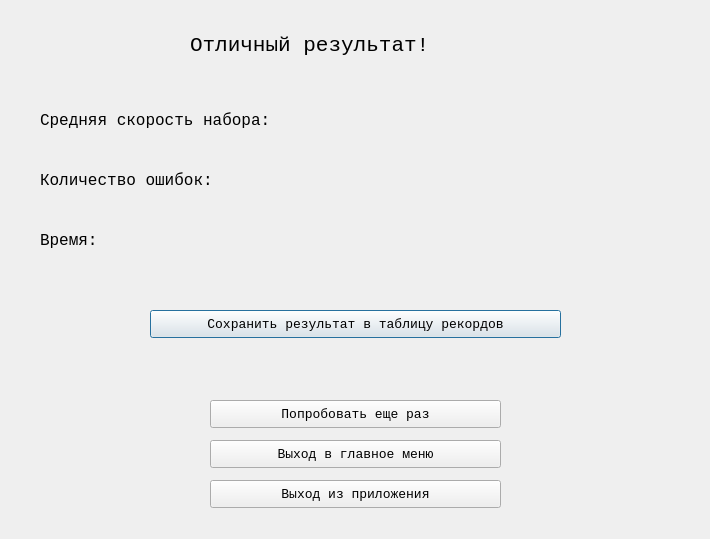
<?xml version="1.0" encoding="UTF-8"?>
<ui version="4.0">
 <class>Dialog</class>
 <widget class="QDialog" name="Dialog">
  <property name="geometry">
   <rect>
    <x>0</x>
    <y>0</y>
    <width>710</width>
    <height>539</height>
   </rect>
  </property>
  <property name="windowTitle">
   <string>Dialog</string>
  </property>
  <widget class="QPushButton" name="pushButton">
   <property name="geometry">
    <rect>
     <x>150</x>
     <y>310</y>
     <width>411</width>
     <height>28</height>
    </rect>
   </property>
   <property name="font">
    <font>
     <family>Courier New</family>
     <pointsize>10</pointsize>
    </font>
   </property>
   <property name="text">
    <string>Сохранить результат в таблицу рекордов</string>
   </property>
  </widget>
  <widget class="QPushButton" name="pushButton_2">
   <property name="geometry">
    <rect>
     <x>210</x>
     <y>400</y>
     <width>291</width>
     <height>28</height>
    </rect>
   </property>
   <property name="font">
    <font>
     <family>Courier New</family>
     <pointsize>10</pointsize>
    </font>
   </property>
   <property name="text">
    <string>Попробовать еще раз</string>
   </property>
  </widget>
  <widget class="QPushButton" name="pushButton_3">
   <property name="geometry">
    <rect>
     <x>210</x>
     <y>440</y>
     <width>291</width>
     <height>28</height>
    </rect>
   </property>
   <property name="font">
    <font>
     <family>Courier New</family>
     <pointsize>10</pointsize>
    </font>
   </property>
   <property name="text">
    <string>Выход в главное меню</string>
   </property>
  </widget>
  <widget class="QPushButton" name="pushButton_4">
   <property name="geometry">
    <rect>
     <x>210</x>
     <y>480</y>
     <width>291</width>
     <height>28</height>
    </rect>
   </property>
   <property name="font">
    <font>
     <family>Courier New</family>
     <pointsize>10</pointsize>
    </font>
   </property>
   <property name="text">
    <string>Выход из приложения</string>
   </property>
  </widget>
  <widget class="QLabel" name="label">
   <property name="geometry">
    <rect>
     <x>190</x>
     <y>10</y>
     <width>311</width>
     <height>71</height>
    </rect>
   </property>
   <property name="font">
    <font>
     <family>Courier New</family>
     <pointsize>16</pointsize>
    </font>
   </property>
   <property name="text">
    <string>Отличный результат!</string>
   </property>
  </widget>
  <widget class="QLabel" name="label_2">
   <property name="geometry">
    <rect>
     <x>40</x>
     <y>100</y>
     <width>311</width>
     <height>41</height>
    </rect>
   </property>
   <property name="font">
    <font>
     <family>Courier New</family>
     <pointsize>12</pointsize>
    </font>
   </property>
   <property name="text">
    <string>Средняя скорость набора:</string>
   </property>
  </widget>
  <widget class="QLabel" name="label_3">
   <property name="geometry">
    <rect>
     <x>40</x>
     <y>160</y>
     <width>311</width>
     <height>41</height>
    </rect>
   </property>
   <property name="font">
    <font>
     <family>Courier New</family>
     <pointsize>12</pointsize>
    </font>
   </property>
   <property name="text">
    <string>Количество ошибок:</string>
   </property>
  </widget>
  <widget class="QLabel" name="label_4">
   <property name="geometry">
    <rect>
     <x>40</x>
     <y>220</y>
     <width>311</width>
     <height>41</height>
    </rect>
   </property>
   <property name="font">
    <font>
     <family>Courier New</family>
     <pointsize>12</pointsize>
    </font>
   </property>
   <property name="text">
    <string>Время:</string>
   </property>
  </widget>
 </widget>
 <resources/>
 <connections/>
</ui>
